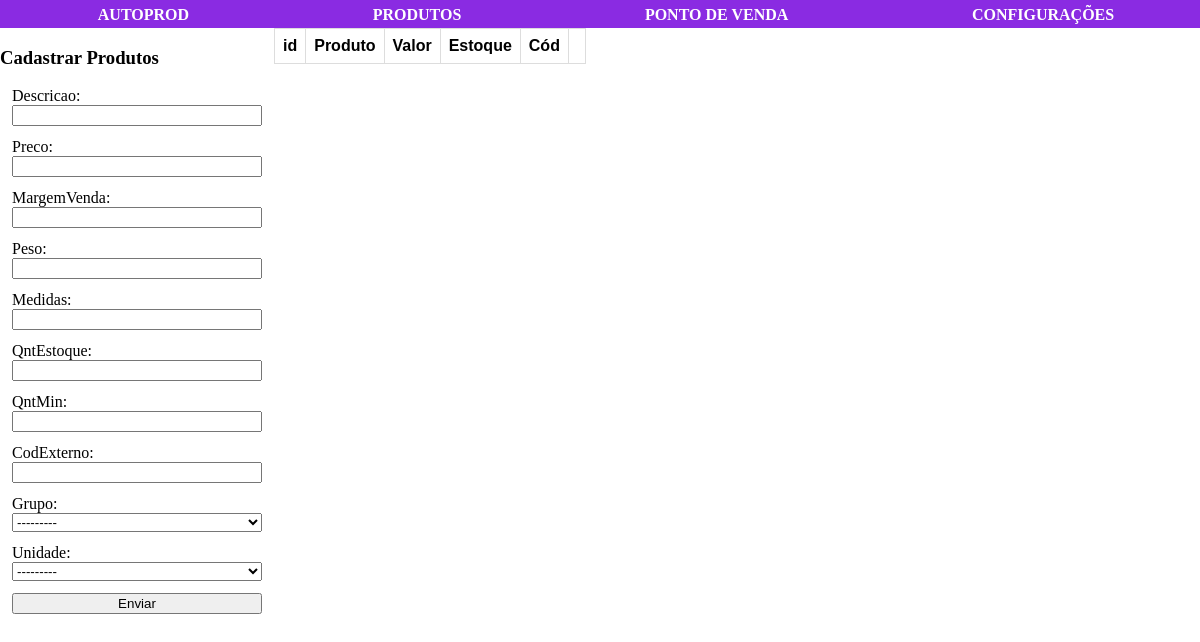
Page /venda on the earlier database version.
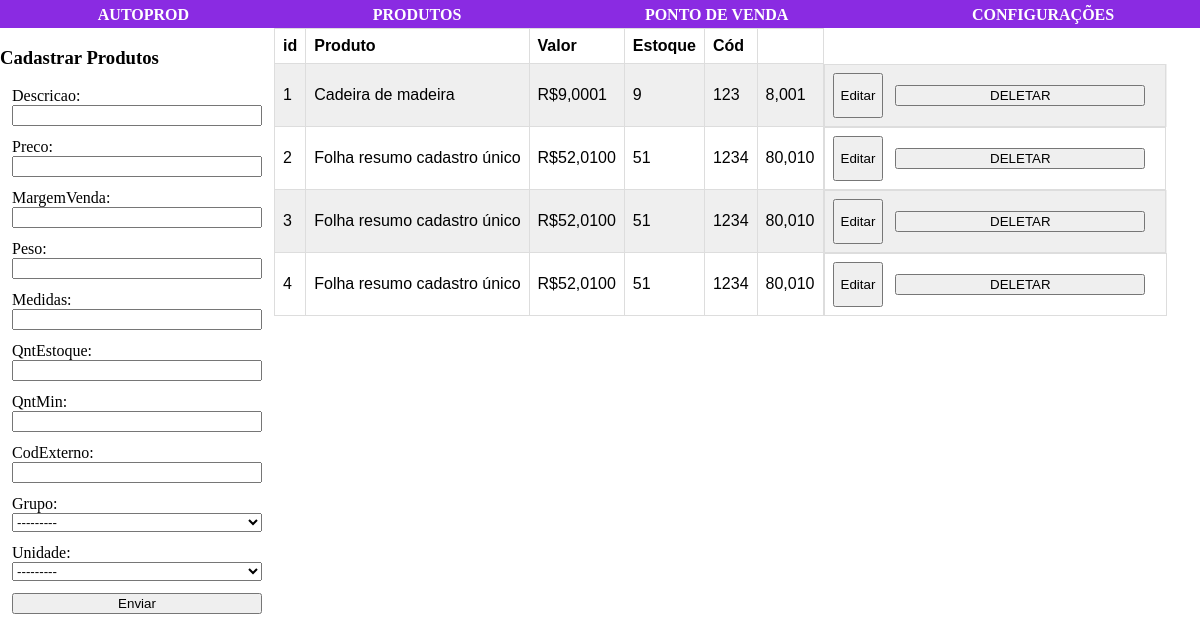
Same page on the later database version.
### app/models.py (models this page shows, shortened)
class Grupo(models.Model):
    def __str__(self):
        return self.grupo
    grupo = models.CharField(max_length=56)

class Produto(models.Model):
    descricao = models.CharField(max_length=126)
    preco = models.DecimalField(max_digits=6,  decimal_places=4)
    margemVenda = models.DecimalField(max_digits=5,  decimal_places=3)
    peso = models.DecimalField(max_digits=6,  decimal_places=4)
    medidas = models.CharField(max_length=56)
    qntEstoque = models.IntegerField()
    qntMin = models.IntegerField(null=True)
    codExterno = models.CharField(max_length=125, null=True)  # PODE SER O CÓDIGO DE BARRA
    dataCadastro = models.DateField(default=date.today)
    dataModificacao = models.DateField(default=date.today)
    grupo = models.ForeignKey(Grupo, null=True, on_delete=models.CASCADE)
    unidade = models.ForeignKey(Unidade, null=True, on_delete=models.CASCADE)  # cx, cm, m, kg, m2...

### app/views.py (the view)
# urls.py: path('venda', views.Produtos, name='Venda'),
def Produtos(request):
    if (request.POST):
        form = ProdutoForms(request.POST)
        if (form.is_valid()):
            form.save()
            return redirect('Produtos')
    context = {
        'form': ProdutoForms,
        'ListaProdutos': Produto.objects.all(),
    }
    return render(request, 'pages/produtos.html', context=context)

### app/models.py (called while the page is built)
    def __str__(self):
        return self.titulo

### Templates/pages/produtos.html (shortened to what this page needs)
<!DOCTYPE html>
<html lang="pt-br">
<head>
</head>
<body>
    {% include 'includes/menu.html' %}
    <span class='grupo'>
        <span>
            <h3> Cadastrar Produtos </h3>
            <form method="post">
                {{ form }}
                <input type="submit" value="Enviar">
            </form>
        </span>
        {% include 'includes/listaProduto.html' %}
    </span>
</body>
</html>

### Templates/Includes/ListaProduto.html (shortened to what this page needs)
<section>
    <table>
        <tr>
            <th>id</th>
            <th>Produto</th>
            <th>Valor</th>
            <th>Estoque</th>
            <th>Cód</th>
            <th></th>
        </tr>
        {% for x in ListaProdutos %}
        <tr>
            <td> {{ x.id }} </td>
            <td> {{ x.descricao }} </td>
            <td> R${{ x.preco }} </td>
            <td> {{ x.qntEstoque }} </td>
            <td> {{ x.codExterno }} </td>
            <td> {{ x.margemVenda }} </td>
            <td style='display: flex; flex-direction: row;'>
                <button>Editar</button>
                <form action="{% url 'deletar/produto' id=x.id %}" method="post">
                    <button>DELETAR</button>
                 </form>
            </td>
        </tr>
        {% endfor %}
    </table>
</section>

Differences in the rows shown:
added Grupo: grupo "---------"
added Produto: id "1", descricao "Cadeira de madeira", preco "9,0001", qntEstoque "9", codExterno "123", margemVenda "8,001"
added Produto: id "2", descricao "Folha resumo cadastro único", preco "52,0100", qntEstoque "51", codExterno "1234", margemVenda "80,010"
added Produto: id "3", descricao "Folha resumo cadastro único", preco "52,0100", qntEstoque "51", codExterno "1234", margemVenda "80,010"
added Produto: id "4", descricao "Folha resumo cadastro único", preco "52,0100", qntEstoque "51", codExterno "1234", margemVenda "80,010"
Other differences:
form field grupo: "---------" → (not shown)
